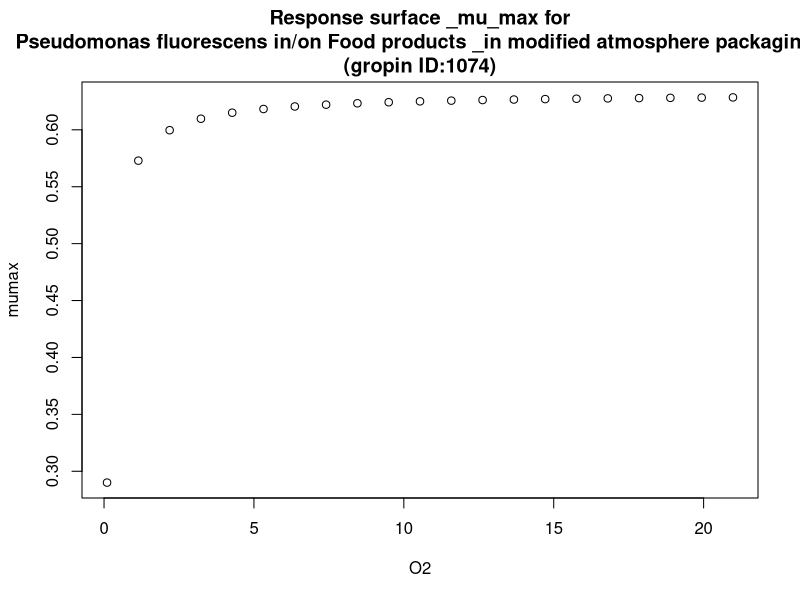

Recreate this plot in R.
#############################
# start of Parameter script
#############################
O2 <- seq(0.1001,20.979020979021,length.out=21)
#############################
# end of Parameter script
#############################
############################# 
# start of Model script Gropin ID 1074 
#############################
 
# constant coefficients for this model
 
variables <- data.frame(O2)
argumentsPar <- unique.data.frame(expand.grid(variables))
 
# heart of the model
response_surface <- function(O2) {
   mumax <-0.632*O2/(0.118+O2)

	return(mumax=mumax)
} 

# output parameters
responseSurface <- cbind(argumentsPar,response_surface(argumentsPar['O2']))
colnames(responseSurface) <- c(colnames(argumentsPar),'mumax')
#############################
# End of Model script
#############################
############################# 
# start of Visualisation script Gropin ID 1074 
#############################
titleText <-'Response surface _mu_max for
Pseudomonas fluorescens in/on Food products _in modified atmosphere packaging_
(gropin ID:1074)'
plot(O2,responseSurface$'mumax',xlab='O2',
                          ylab='mumax',main=titleText)
#############################
# End of Visualisation script
#############################
